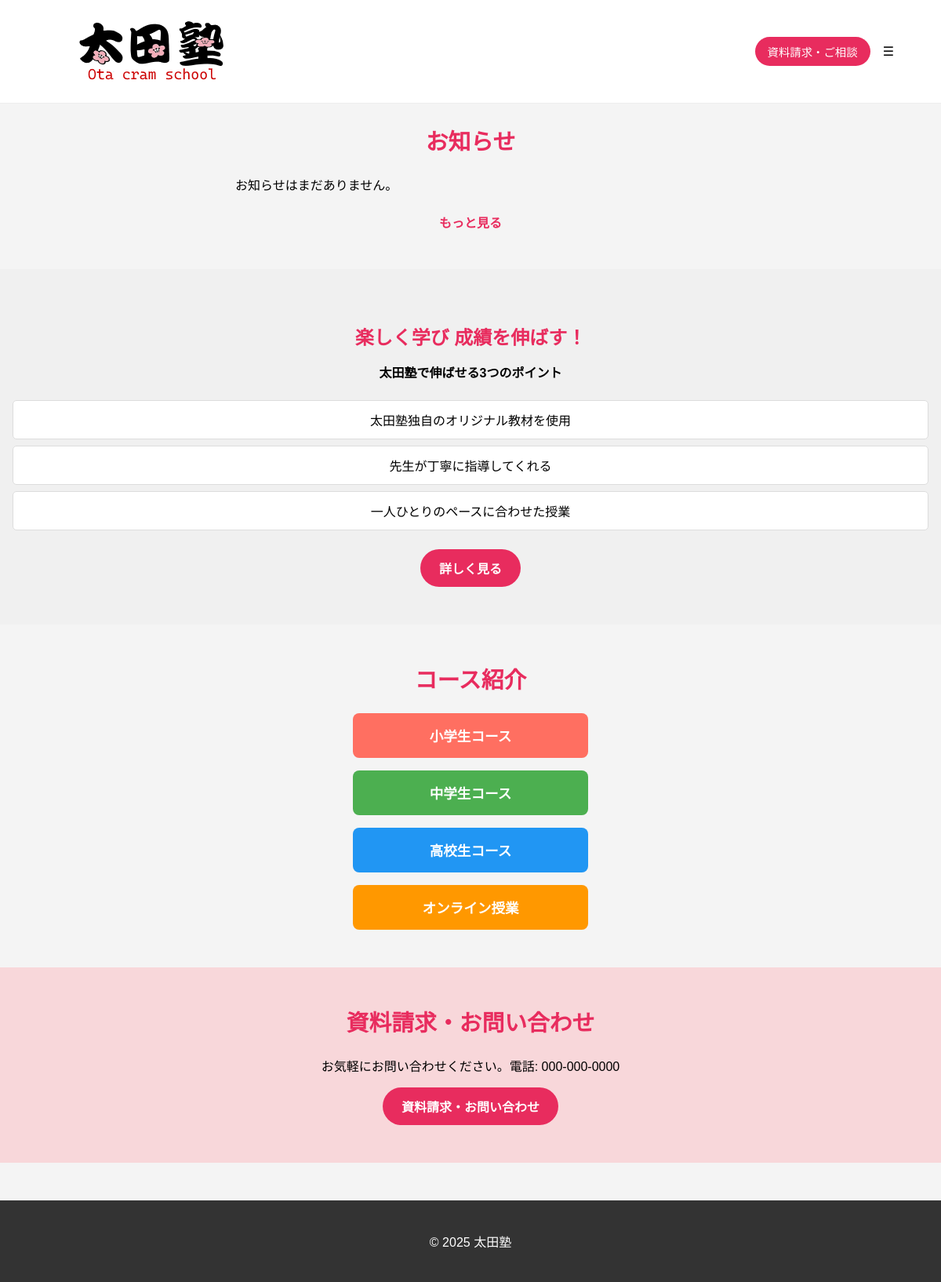
The app's page /, older data.
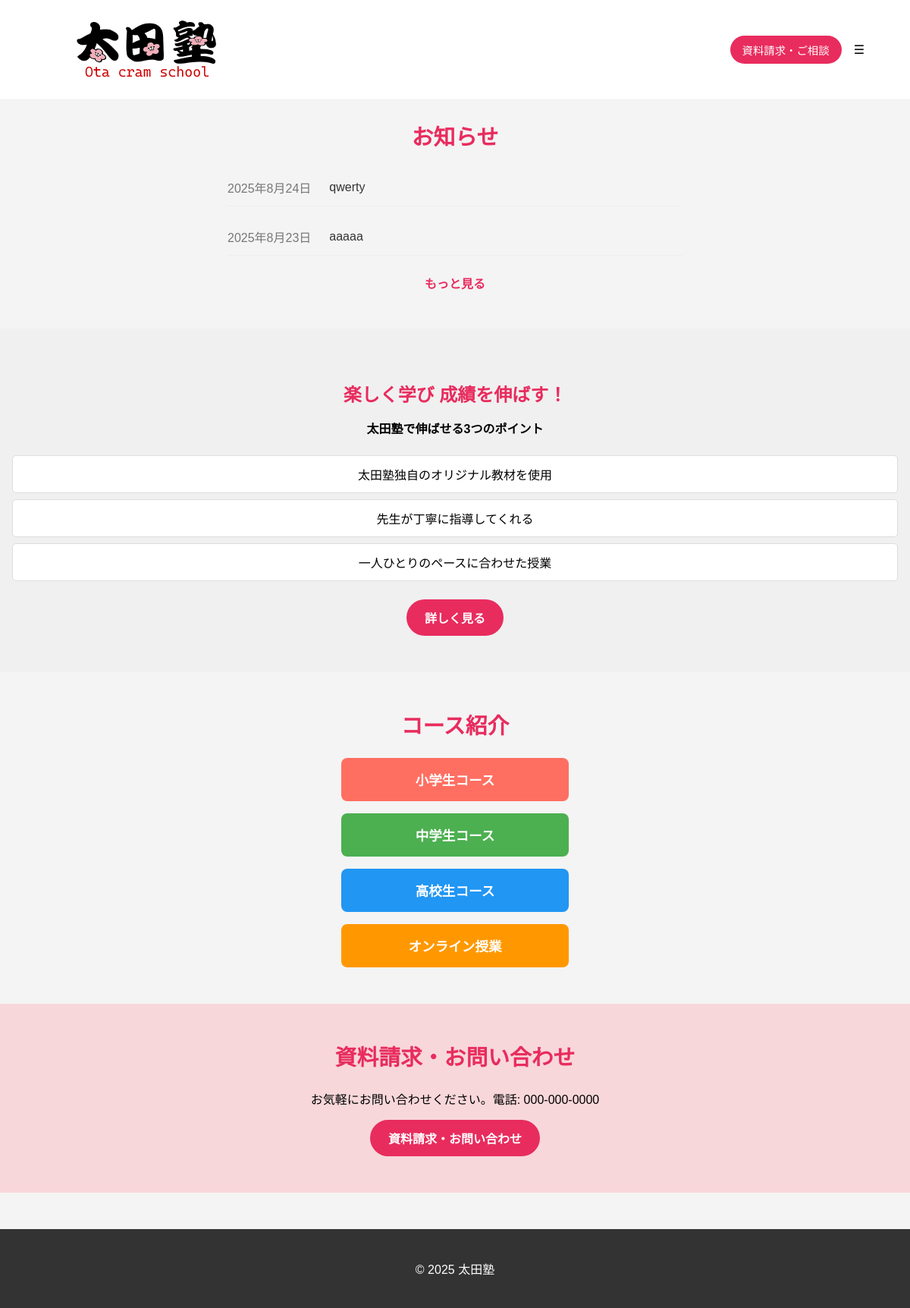
The same page, newer data.
### blog/models.py (models this page shows, shortened)
class Post(models.Model):
    title = models.CharField("タイトル", max_length=200)
    content = models.TextField("本文")
    published_date = models.DateTimeField("公開日", default=timezone.now)

### homepage/views.py (the view)
# urls.py: path('', views.IndexView.as_view(), name="index"),
class IndexView(generic.TemplateView):
    template_name = "homepage/index.html"
    def get_context_data(self, **kwargs):
        context = super().get_context_data(**kwargs)
        context['latest_posts'] = Post.objects.order_by('-published_date')[:3]
        return context

### homepage/templates/homepage/index.html (shortened to what this page needs)
{% extends "base.html" %}
{% block content %}
<section class="section">
    <h3 class="section-title">お知らせ</h3>
    <div class="info-list">
        {% for post in latest_posts %}
            <div class="info-item">
                <span class="info-date">{{ post.published_date|date:"Y年n月j日" }}</span>
                <a href="{% url 'blog:post_detail' post.pk %}" class="info-title">{{ post.title }}</a>
            </div>
        {% empty %}
            <p>お知らせはまだありません。</p>
        {% endfor %}
    </div>
    <a href="{% url 'blog:post_list' %}" class="btn-more">もっと見る</a>
</section>
<section class="main-visual">
    <div class="main-visual-content">
        <h2 class="main-visual-title">楽しく学び 成績を伸ばす！</h2>
        <p class="main-visual-subtitle">太田塾で伸ばせる3つのポイント</p>
        <ul class="point-list">
            <li>太田塾独自のオリジナル教材を使用</li>
            <li>先生が丁寧に指導してくれる</li>
            <li>一人ひとりのペースに合わせた授業</li>
        </ul>
        <a href="{% url 'homepage:feature' %}" class="btn">詳しく見る</a>
    </div>
</section>
<section class="section">
    <h3 class="section-title">コース紹介</h3>
    <div class="course-buttons">
        <a href="{% url 'homepage:courses_elementary' %}" class="course-btn elementary">小学生コース</a>
        <a href="{% url 'homepage:courses_junior' %}" class="course-btn junior">中学生コース</a>
        <a href="{% url 'homepage:courses_high' %}" class="course-btn high">高校生コース</a>
        <a href="{% url 'homepage:online' %}" class="course-btn online">オンライン授業</a>
    </div>
</section>
<section class="section cta-section">
    <h3 class="section-title">資料請求・お問い合わせ</h3>
    <p>お気軽にお問い合わせください。電話: 000-000-0000</p>
    <a href="{% url 'contact:index' %}" class="btn">資料請求・お問い合わせ</a>
</section>
{% endblock %}

Row changes from the older to the newer data that the page shows:
added Post: published_date "2025年8月24日", title "qwerty"
added Post: published_date "2025年8月23日", title "aaaaa"
Text that changed along with them:
text no longer shown: "お知らせはまだありません。"
